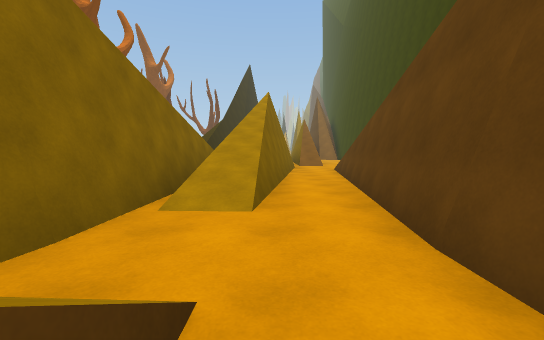
View 1 (above)

12 first-person views from a walk through a scene from a Unity 3-D project. The camera is 1.3 m above the floor, tilts 4° down and sees 90° across. The floor is counted in squares, 2 m on a side. Each view is taken from the middle of a square. On the plan, view 1 faces up. The plan holds only what a view shows up to about 9 squares ahead; the rest is blank. The place goes on beyond the plan. The player is left out.

View 2
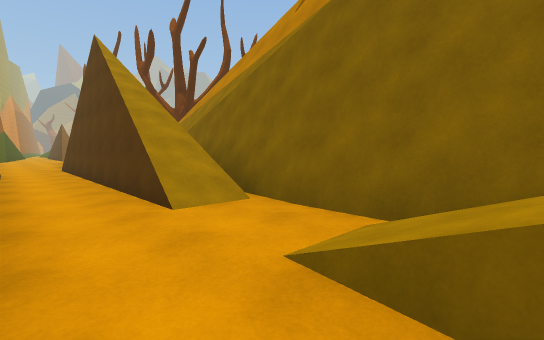

View 3
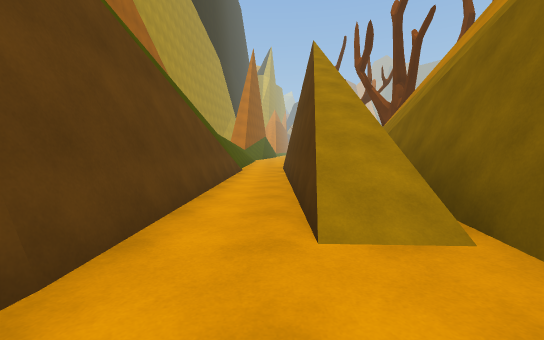

View 4
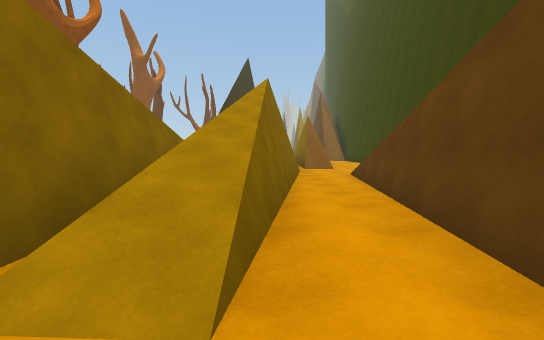

View 5
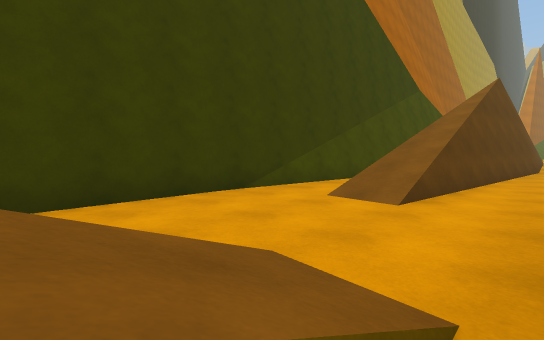

View 6
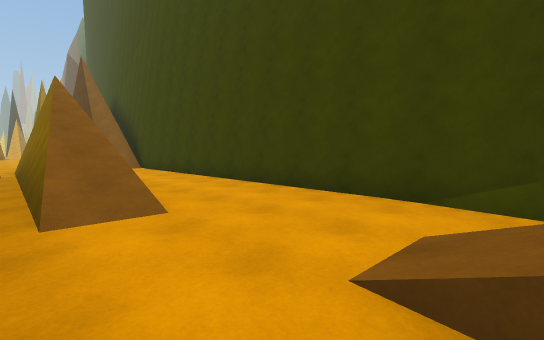

View 7
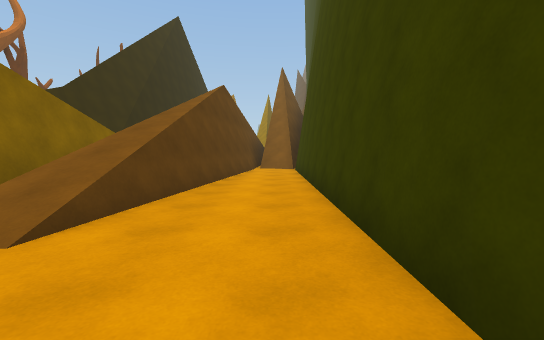

View 8
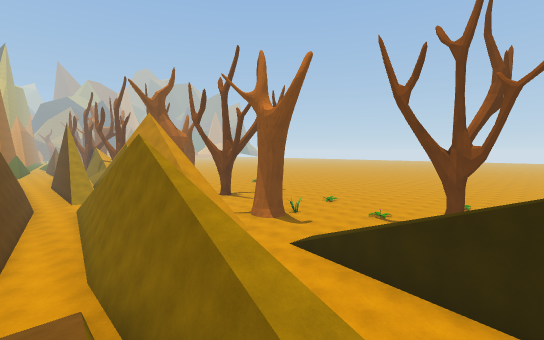

View 9
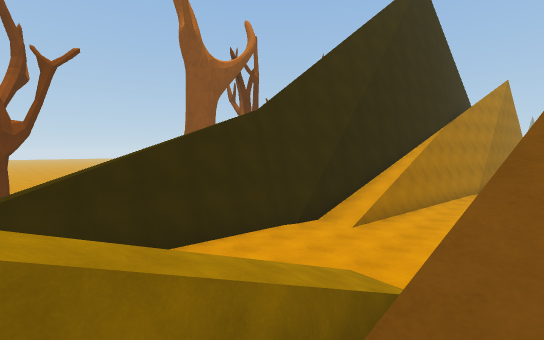

View 10
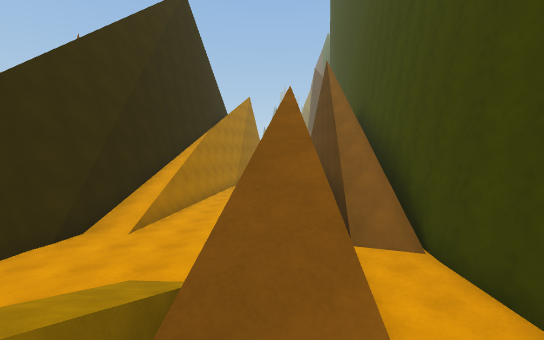

View 11
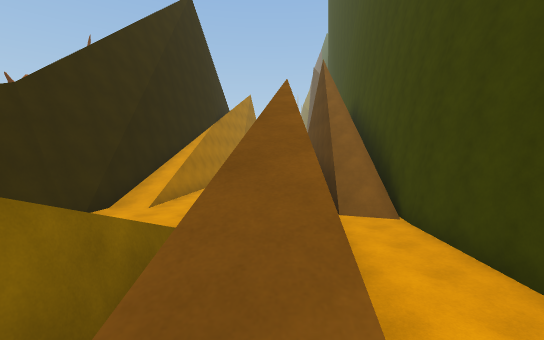

View 12
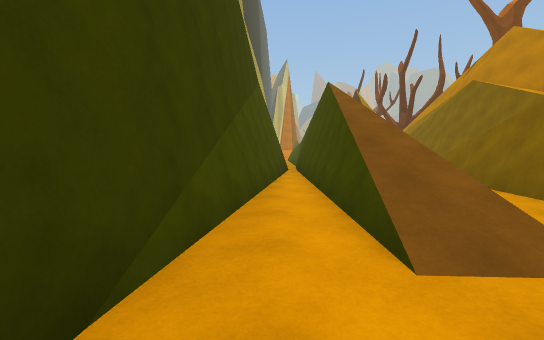

### Floor plan
Key: @ floor where view 1 was taken; # wall or solid block; . main floor; : floor 4 m higher than the main floor; + floor 5 m higher than the main floor; / step, stairs or slope; = window, fence, low wall or low ledge; v drop or lower ground; T tree.
Columns run from 6 left of view 1 to 5 right of it. Each row starts with its distance up from view 1.
 25      #.
 24     .#.
 23     #v.  =
 22     #... =.#
 21     #...  /#
 20    #....# /#
 19    #....##.#
 18    #../#v#.#
 17    #  /#:#.#
 16   ##. ////.#
 15   =#.././..#
 14   /.. /./..#
 13   /.. /./..#
 12  ./.  +//..#
 11  ...  #/...#
 10       #/...#
  9 T     #.//.#
  8 T     #.#/.#
  7      ##.#/#
  6      #=.###
  5     #vv.###
  4     #//.###
  3     #///###
  2     #../ #
  1     #/./
  0     #/@/
 -1     #/./
 -2     #/./
 -3      /./
 -4      #.#
 -5      #.#
 -6      #..
 -7      #..

Where each view was taken, in squares from view 1:
view 1: 0 up, 0 right, facing up
view 2: 4 up, 1 right, facing down-left
view 3: 3 up, 0 right, facing down
view 4: 2 up, 0 right, facing up
view 5: 13 up, 1 right, facing down-right
view 6: 9 up, 1 right, facing up-right
view 7: 10 up, 4 right, facing up
view 8: 17 up, 2 right, facing down-left
view 9: 15 up, 2 right, facing up-left
view 10: 15 up, 2 right, facing up
view 11: 14 up, 2 right, facing up
view 12: 11 up, 4 right, facing down
